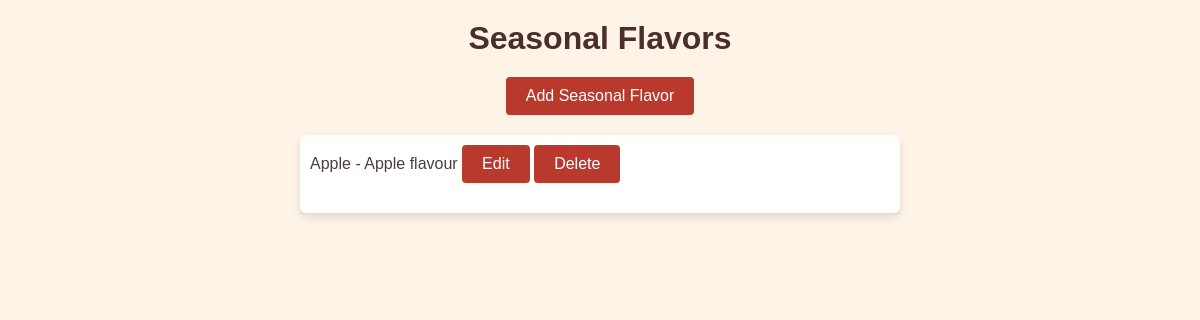
/seasonal-flavors/, run on an earlier commit of the app's database.
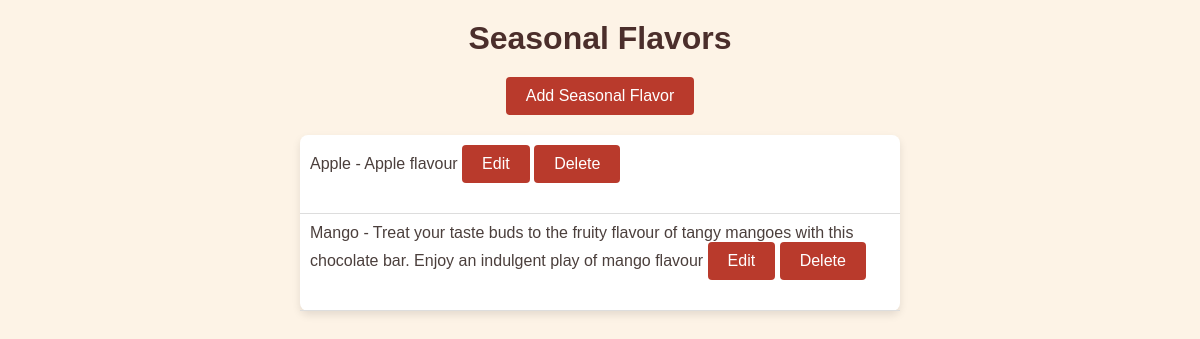
And on a later commit of the database.
### inventory/models.py (models this page shows, shortened)
class SeasonalFlavor(models.Model):
    MONTH_CHOICES = [
        ('January', 'January'),
        ('February', 'February'),
        ('March', 'March'),
        ('April', 'April'),
        ('May', 'May'),
        ('June', 'June'),
        ('July', 'July'),
        ('August', 'August'),
        ('September', 'September'),
        ('October', 'October'),
        ('November', 'November'),
        ('December', 'December'),
    ]
    SEASON_CHOICES = [
        ('Winter', 'Winter'),
        ('Spring', 'Spring'),
        ('Summer', 'Summer'),
        ('Fall', 'Fall'),
    ]
    name = models.CharField(max_length=100)
    description = models.TextField(blank=True, null=True)  # Optional field for flavor description
    available_month = models.CharField(max_length=20, choices=MONTH_CHOICES, default='January')
    season = models.CharField(max_length=20, choices=SEASON_CHOICES, default='Winter')  # New field for season

### inventory/views.py (the view)
# urls.py: path('seasonal-flavors/', seasonal_flavor_list, name='seasonal_flavor_list'),
def seasonal_flavor_list(request):
    flavors = SeasonalFlavor.objects.all()
    return render(request, 'seasonal_flavor_list.html', {'flavors': flavors})

### inventory/templates/seasonal_flavor_list.html (shortened to what this page needs)
<!DOCTYPE html>
<html lang="en">
<head>
</head>
<body>
<h1>Seasonal Flavors</h1>
<a href="{% url 'seasonal_flavor_create' %}">Add Seasonal Flavor</a>
<ul>
    {% for flavor in flavors %}
        <li>
            {{ flavor.name }} - {{ flavor.description }}
            <a href="{% url 'seasonal_flavor_update' flavor.pk %}">Edit</a>
            <a href="{% url 'seasonal_flavor_delete' flavor.pk %}">Delete</a>
        </li>
    {% endfor %}
</ul>
</body>
</html>

### inventory/templates/seasonal_flavor_list.html (style rules this page uses)
* { margin: 0; padding: 0; box-sizing: border-box; }
body { font-family: Arial, sans-serif; background-color: #fdf3e6; color: #4b3f3c; padding: 20px; display: flex; flex-direction: column; align-items: center; }
h1 { font-size: 2em; color: #4b2e2b; margin-bottom: 20px; text-align: center; }
a { display: inline-block; background-color: #b93a2c; color: #fff; padding: 10px 20px; text-decoration: none; border-radius: 4px; margin-bottom: 20px; transition: background-color 0.3s; }
ul { list-style-type: none; padding-left: 0; width: 100%; max-width: 600px; background-color: #fff; border-radius: 8px; box-shadow: 0 4px 8px rgba(0, 0, 0, 0.1); margin-bottom: 20px; }
li { padding: 10px; border-bottom: 1px solid #ddd; }

What changed in the data, as far as the page shows it:
added SeasonalFlavor: name "Mango", description "Treat your taste buds to the fruity flavour of tangy mangoes with this chocolate bar. Enjoy an indulgent play of mango flavour"
